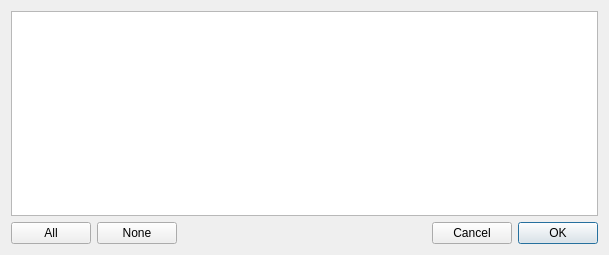
<?xml version="1.0" encoding="UTF-8"?>
<ui version="4.0">
 <class>ShotTableDialog</class>
 <widget class="QDialog" name="ShotTableDialog">
  <property name="geometry">
   <rect>
    <x>0</x>
    <y>0</y>
    <width>609</width>
    <height>255</height>
   </rect>
  </property>
  <property name="windowTitle">
   <string>Dialog</string>
  </property>
  <layout class="QVBoxLayout" name="verticalLayout_2">
   <item>
    <widget class="QTableView" name="tableView"/>
   </item>
   <item>
    <layout class="QHBoxLayout" name="horizontalLayout">
     <item>
      <widget class="QPushButton" name="buttonAll">
       <property name="text">
        <string>All</string>
       </property>
      </widget>
     </item>
     <item>
      <widget class="QPushButton" name="buttonClear">
       <property name="text">
        <string>None</string>
       </property>
      </widget>
     </item>
     <item>
      <spacer name="horizontalSpacer">
       <property name="orientation">
        <enum>Qt::Horizontal</enum>
       </property>
       <property name="sizeHint" stdset="0">
        <size>
         <width>40</width>
         <height>20</height>
        </size>
       </property>
      </spacer>
     </item>
     <item>
      <widget class="QPushButton" name="buttonCancel">
       <property name="text">
        <string>Cancel</string>
       </property>
      </widget>
     </item>
     <item>
      <widget class="QPushButton" name="buttonOk">
       <property name="text">
        <string>OK</string>
       </property>
       <property name="default">
        <bool>true</bool>
       </property>
      </widget>
     </item>
    </layout>
   </item>
  </layout>
 </widget>
 <resources/>
 <connections/>
</ui>
